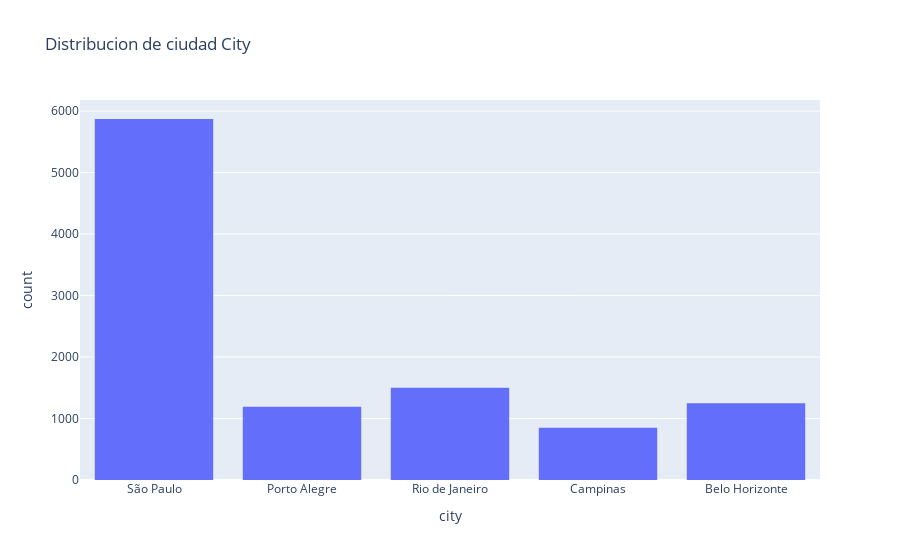
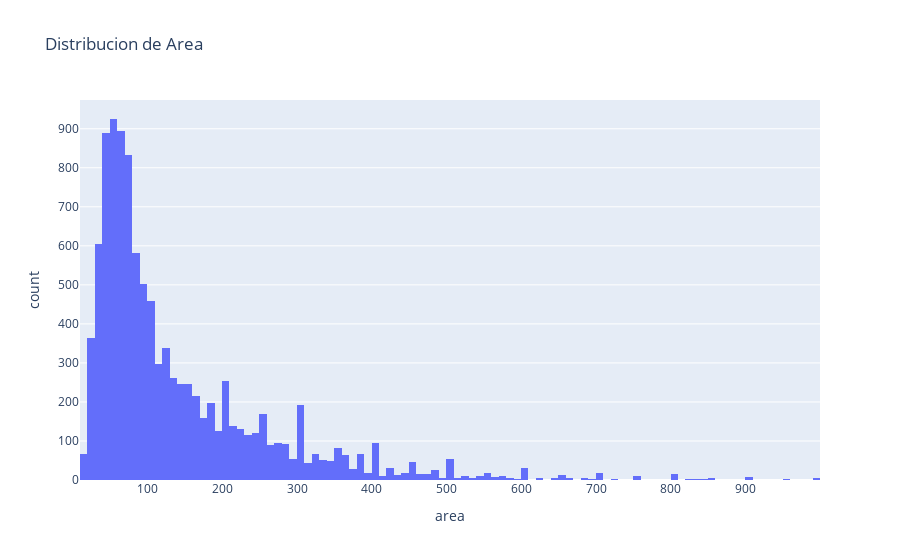
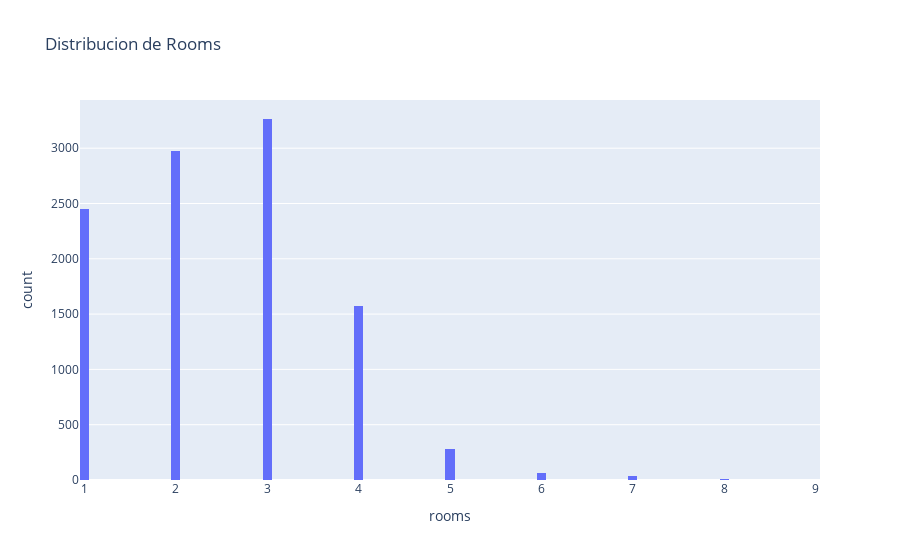
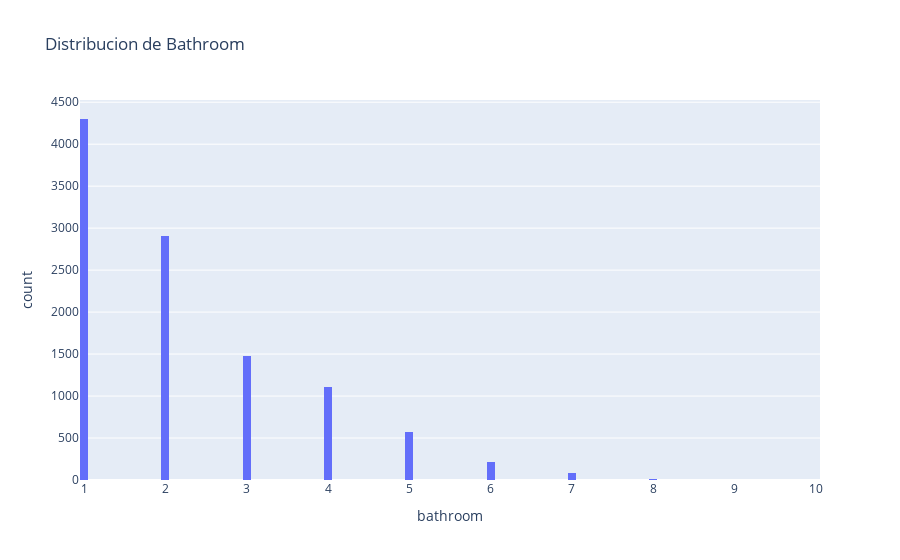

The notebook cell saved with these charts, in order:
### Code cell
# Show the distribution of selected features
fig = px.histogram(df, x='city', nbins=100, title='Distribucion de ciudad City')
fig.show()

fig = px.histogram(df, x='area', nbins=100, title='Distribucion de Area')
fig.show()

fig = px.histogram(df, x='rooms', nbins=100, title='Distribucion de Rooms')
fig.show()

fig = px.histogram(df, x='bathroom', nbins=100, title='Distribucion de Bathroom')
fig.show()

fig = px.histogram(df, x='parking_spaces', nbins=100, title='Distribucion de Parking Spaces')
fig.show()

fig = px.histogram(df, x='floor', nbins=100, title='Distribucion de Floor')
fig.show()

fig = px.histogram(df, x='animal', nbins=100, title='Distribucion de Animal')
fig.show()

fig = px.histogram(df, x='furniture', nbins=100, title='Distribucion de Furniture')
fig.show()

### Figure 1 — Plotly figure (JSON) as saved in the notebook; plotly's stock layout.template omitted (floating-point values rounded to 4 significant figures; data arrays with more than 128 entries replaced by an {"elided": "..."} marker saying what was removed)
{"data": [{"alignmentgroup": "True", "bingroup": "x", "hovertemplate": "city=%{x}<br>count=%{y}<extra></extra>", "legendgroup": "", "marker": {"color": "#636efa", "pattern": {"shape": ""}}, "name": "", "nbinsx": 100, "offsetgroup": "", "orientation": "v", "showlegend": false, "type": "histogram", "x": {"elided": "10662 str values"}, "xaxis": "x", "yaxis": "y"}], "layout": {"barmode": "relative", "legend": {"tracegroupgap": 0}, "title": {"text": "Distribucion de ciudad City"}, "xaxis": {"anchor": "y", "domain": [0, 1], "title": {"text": "city"}}, "yaxis": {"anchor": "x", "domain": [0, 1], "title": {"text": "count"}}}}

### Figure 2 — Plotly figure (JSON) as saved in the notebook; plotly's stock layout.template omitted (floating-point values rounded to 4 significant figures; data arrays with more than 128 entries replaced by an {"elided": "..."} marker saying what was removed)
{"data": [{"alignmentgroup": "True", "bingroup": "x", "hovertemplate": "area=%{x}<br>count=%{y}<extra></extra>", "legendgroup": "", "marker": {"color": "#636efa", "pattern": {"shape": ""}}, "name": "", "nbinsx": 100, "offsetgroup": "", "orientation": "v", "showlegend": false, "type": "histogram", "x": {"elided": "10662 int values"}, "xaxis": "x", "yaxis": "y"}], "layout": {"barmode": "relative", "legend": {"tracegroupgap": 0}, "title": {"text": "Distribucion de Area"}, "xaxis": {"anchor": "y", "domain": [0, 1], "title": {"text": "area"}}, "yaxis": {"anchor": "x", "domain": [0, 1], "title": {"text": "count"}}}}

### Figure 3 — Plotly figure (JSON) as saved in the notebook; plotly's stock layout.template omitted (floating-point values rounded to 4 significant figures; data arrays with more than 128 entries replaced by an {"elided": "..."} marker saying what was removed)
{"data": [{"alignmentgroup": "True", "bingroup": "x", "hovertemplate": "rooms=%{x}<br>count=%{y}<extra></extra>", "legendgroup": "", "marker": {"color": "#636efa", "pattern": {"shape": ""}}, "name": "", "nbinsx": 100, "offsetgroup": "", "orientation": "v", "showlegend": false, "type": "histogram", "x": {"elided": "10662 int values"}, "xaxis": "x", "yaxis": "y"}], "layout": {"barmode": "relative", "legend": {"tracegroupgap": 0}, "title": {"text": "Distribucion de Rooms"}, "xaxis": {"anchor": "y", "domain": [0, 1], "title": {"text": "rooms"}}, "yaxis": {"anchor": "x", "domain": [0, 1], "title": {"text": "count"}}}}

### Figure 4 — Plotly figure (JSON) as saved in the notebook; plotly's stock layout.template omitted (floating-point values rounded to 4 significant figures; data arrays with more than 128 entries replaced by an {"elided": "..."} marker saying what was removed)
{"data": [{"alignmentgroup": "True", "bingroup": "x", "hovertemplate": "bathroom=%{x}<br>count=%{y}<extra></extra>", "legendgroup": "", "marker": {"color": "#636efa", "pattern": {"shape": ""}}, "name": "", "nbinsx": 100, "offsetgroup": "", "orientation": "v", "showlegend": false, "type": "histogram", "x": {"elided": "10662 int values"}, "xaxis": "x", "yaxis": "y"}], "layout": {"barmode": "relative", "legend": {"tracegroupgap": 0}, "title": {"text": "Distribucion de Bathroom"}, "xaxis": {"anchor": "y", "domain": [0, 1], "title": {"text": "bathroom"}}, "yaxis": {"anchor": "x", "domain": [0, 1], "title": {"text": "count"}}}}
